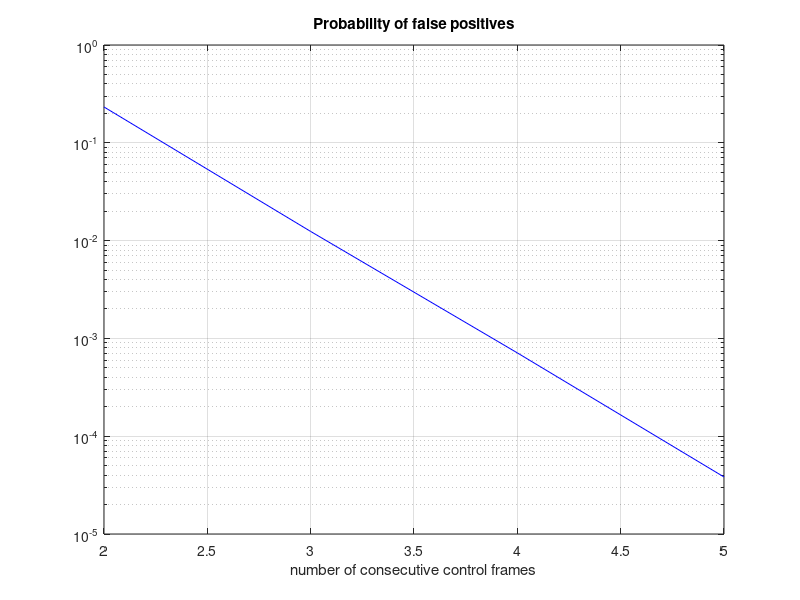
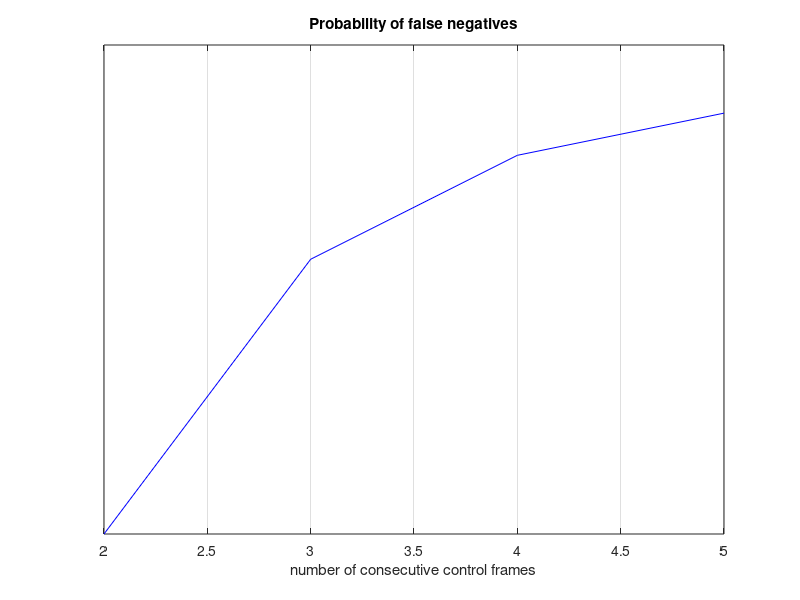

The MATLAB source for these figures, in order:
% 5a
states_prob = [0.9865020 0.0131534 0.0003288 0.0000132 0.0000026];
ber = [1e-6 1e-5 1e-4 1e-3 1e-2];
packet_size = 64*8;
n = 2:5;
normal_state_with_errors = zeros(size(1:3));
for i=1:3
    normal_state_with_errors(i) = 1 - ( 1*(ber(i))^0 * (1-(ber(i)))^(packet_size-0) ); 
end
    
interf_state_errors = zeros(size(4:5));
for i=4:5
    interf_state_errors(i) = 1 - ( 1*(ber(i))^0 * (1-(ber(i)))^(packet_size-0) ); 
end

prob_false_positive = zeros(size(2:5));
for i = n
    prob6 = normal_state_with_errors(1) ^ i;
    prob5 = normal_state_with_errors(2) ^ i;
    prob4 = normal_state_with_errors(3) ^ i;
    prob3 = interf_state_errors(4)^ i;
    prob2 = interf_state_errors(5)^ i;
    den = (prob6 * states_prob(1) + prob5 * states_prob(2) + prob4 * states_prob(3) + prob3 * states_prob(4) + prob2 * states_prob(5));
    prob_false_positive(i-1) = (prob6 * states_prob(1) + prob5 * states_prob(2) + prob4 * states_prob(3)) / den;
end

figure(1)
semilogy(n,prob_false_positive, 'b')
title("Probability of false positives")
xlabel("number of consecutive control frames")
grid on
axis([2 5 1e-5 1])

% 5b
states_prob = [0.9865020 0.0131534 0.0003288 0.0000132 0.0000026];
ber = [1e-6 1e-5 1e-4 1e-3 1e-2];
packet_size = 64*8;
n = 2:5;
normal_state_no_errors = zeros(size(1:3));
for i=1:3
    normal_state_no_errors(i) = ( 1*(ber(i))^0 * (1-(ber(i)))^(packet_size-0) );
end
    
interf_state_no_errors = zeros(size(4:5));
for i=4:5
    interf_state_no_errors(i) = ( 1*(ber(i))^0 * (1-(ber(i)))^(packet_size-0) );
end

prob_false_negative = zeros(size(2:5));
for i = n
    prob6 = 1- ((1- normal_state_no_errors(1)) ^ i);
    prob5 = 1- ((1- normal_state_no_errors(2)) ^ i);
    prob4 = 1- ((1- normal_state_no_errors(3)) ^ i);
    prob3 = 1- ((1- interf_state_no_errors(4)) ^ i);
    prob2 = 1- ((1- interf_state_no_errors(5)) ^ i);
    den = (prob6 * states_prob(1) + prob5 * states_prob(2) + prob4 * states_prob(3) + prob3 * states_prob(4) + prob2 * states_prob(5));
    prob_false_negative(i-1) = (prob3 * states_prob(4) + prob2 * states_prob(5)) / den;
end

figure(2)
semilogy(n,prob_false_negative, 'b')
ylim([0,0.0000135])
title("Probability of false negatives")
xlabel("number of consecutive control frames")
grid on
